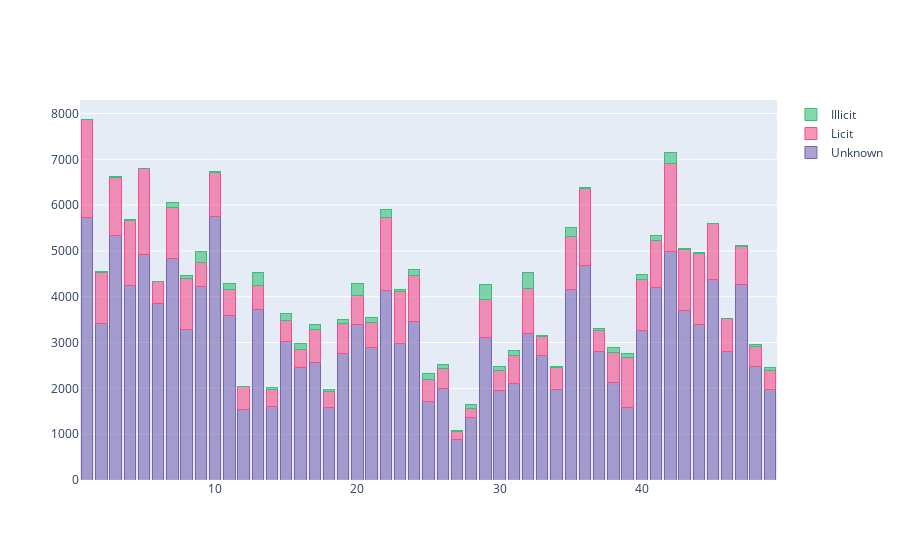

Notebook code cell kept with this figure:
### Code cell
x_list = list(range(1,50))
fig = go.Figure(data = [
    go.Bar(name="Unknown",x=x_list,y=unknown_count[0],marker = dict(color = 'rgba(120, 100, 180, 0.6)',
        line = dict(
            color = 'rgba(120, 100, 180, 1.0)',width=1))),
    go.Bar(name="Licit",x=x_list,y=licit_count[0],marker = dict(color = 'rgba(246, 78, 139, 0.6)',
        line = dict(
            color = 'rgba(246, 78, 139, 1.0)',width=1))),
    go.Bar(name="Illicit",x=x_list,y=illicit_count[0],marker = dict(color = 'rgba(58, 190, 120, 0.6)',
        line = dict(
            color = 'rgba(58, 190, 120, 1.0)',width=1)))

])
fig.update_layout(barmode='stack')
py.iplot(fig)

### Figure 1 — Plotly figure (JSON) as saved in the notebook; plotly's stock layout.template omitted (floating-point values rounded to 4 significant figures)
{"data": [{"marker": {"color": "rgba(120, 100, 180, 0.6)", "line": {"color": "rgba(120, 100, 180, 1.0)", "width": 1}}, "name": "Unknown", "type": "bar", "x": [1, 2, 3, 4, 5, 6, 7, 8, 9, 10, 11, 12, 13, 14, 15, 16, 17, 18, 19, 20, 21, 22, 23, 24, 25, 26, 27, 28, 29, 30, 31, 32, 33, 34, 35, 36, 37, 38, 39, 40, 41, 42, 43, 44, 45, 46, 47, 48, 49], "y": [5733, 3427, 5342, 4253, 4921, 3843, 4845, 3292, 4218, 5755, 3600, 1541, 3719, 1605, 3021, 2445, 2574, 1587, 2761, 3391, 2896, 4131, 2978, 3466, 1720, 2006, 883, 1369, 3101, 1959, 2106, 3202, 2710, 1971, 4166, 4685, 2808, 2135, 1577, 3270, 4210, 4986, 3693, 3384, 4377, 2807, 4275, 2483, 1978]}, {"marker": {"color": "rgba(246, 78, 139, 0.6)", "line": {"color": "rgba(246, 78, 139, 1.0)", "width": 1}}, "name": "Licit", "type": "bar", "x": [1, 2, 3, 4, 5, 6, 7, 8, 9, 10, 11, 12, 13, 14, 15, 16, 17, 18, 19, 20, 21, 22, 23, 24, 25, 26, 27, 28, 29, 30, 31, 32, 33, 34, 35, 36, 37, 38, 39, 40, 41, 42, 43, 44, 45, 46, 47, 48, 49], "y": [2130, 1099, 1268, 1410, 1874, 480, 1101, 1098, 530, 954, 565, 490, 518, 374, 471, 402, 712, 337, 665, 640, 541, 1605, 1134, 989, 476, 421, 182, 199, 845, 441, 604, 981, 418, 478, 1159, 1675, 458, 645, 1102, 1099, 1016, 1915, 1346, 1567, 1216, 710, 824, 435, 420]}, {"marker": {"color": "rgba(58, 190, 120, 0.6)", "line": {"color": "rgba(58, 190, 120, 1.0)", "width": 1}}, "name": "Illicit", "type": "bar", "x": [1, 2, 3, 4, 5, 6, 7, 8, 9, 10, 11, 12, 13, 14, 15, 16, 17, 18, 19, 20, 21, 22, 23, 24, 25, 26, 27, 28, 29, 30, 31, 32, 33, 34, 35, 36, 37, 38, 39, 40, 41, 42, 43, 44, 45, 46, 47, 48, 49], "y": [17, 18, 11, 30, 8, 5, 102, 67, 248, 18, 131, 16, 291, 43, 147, 128, 99, 52, 80, 260, 100, 158, 53, 137, 118, 96, 24, 85, 329, 83, 106, 342, 23, 37, 182, 33, 40, 111, 81, 112, 116, 239, 24, 24, 5, 2, 22, 36, 56]}], "layout": {"barmode": "stack"}}
